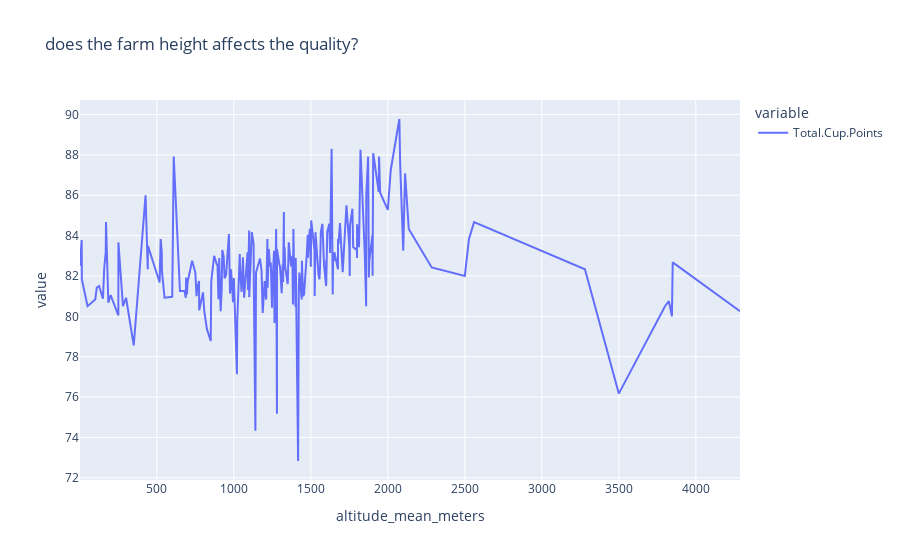

Notebook cell for this chart:
### Code cell
mean_country=arabicaCoffee.groupby('altitude_mean_meters')['Total.Cup.Points'].mean()
fig3 = px.line(mean_country, title="does the farm height affects the quality?")  #, x='Country.of.Origin', y='mean_country
fig3.update_layout(barmode='stack', xaxis={'categoryorder':'total descending'})
fig3.show()

### Figure 1 — Plotly figure (JSON) as saved in the notebook; plotly's stock layout.template omitted (floating-point values rounded to 4 significant figures; data arrays with more than 128 entries replaced by an {"elided": "..."} marker saying what was removed)
{"data": [{"hovertemplate": "variable=Total.Cup.Points<br>altitude_mean_meters=%{x}<br>value=%{y}<extra></extra>", "legendgroup": "Total.Cup.Points", "line": {"color": "#636efa", "dash": "solid"}, "marker": {"symbol": "circle"}, "mode": "lines", "name": "Total.Cup.Points", "orientation": "v", "showlegend": true, "type": "scatter", "x": {"elided": "214 float values"}, "xaxis": "x", "y": {"elided": "214 float values"}, "yaxis": "y"}], "layout": {"barmode": "stack", "legend": {"title": {"text": "variable"}, "tracegroupgap": 0}, "title": {"text": "does the farm height affects the quality?"}, "xaxis": {"anchor": "y", "categoryorder": "total descending", "domain": [0, 1], "title": {"text": "altitude_mean_meters"}}, "yaxis": {"anchor": "x", "domain": [0, 1], "title": {"text": "value"}}}}
